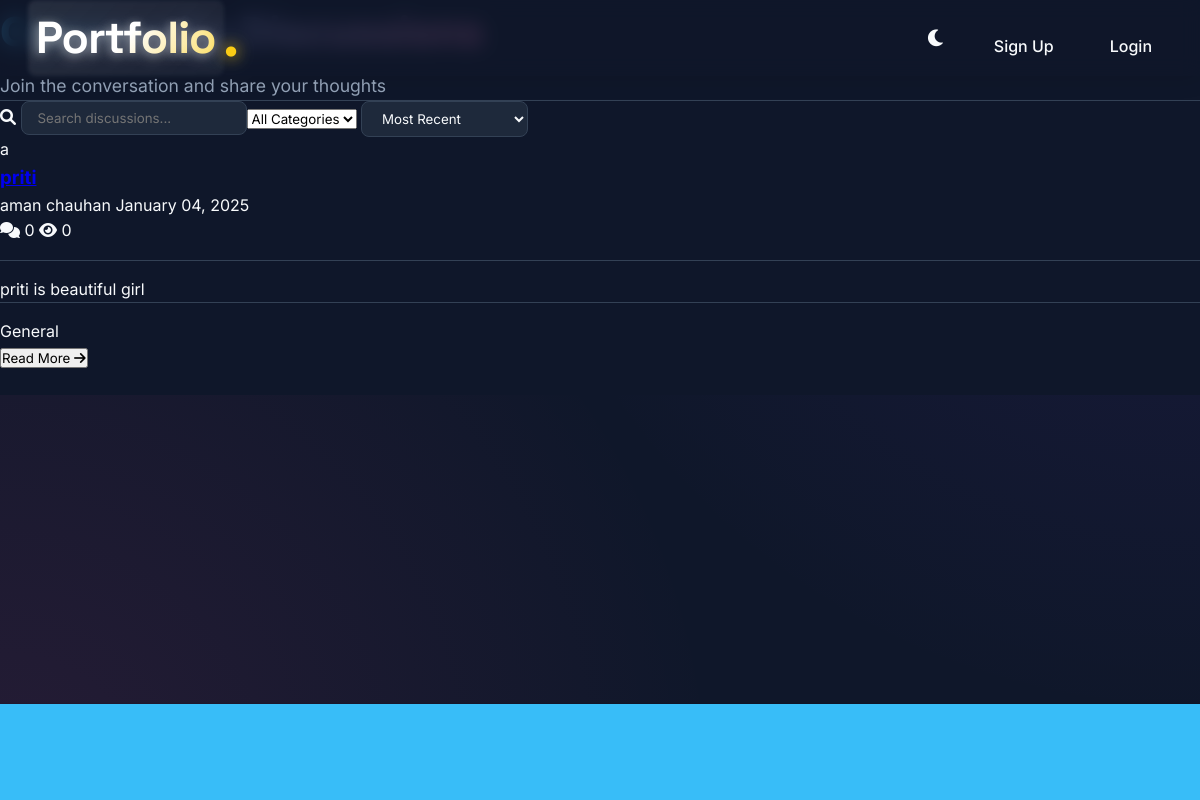
Page /discussions on the earlier database version.
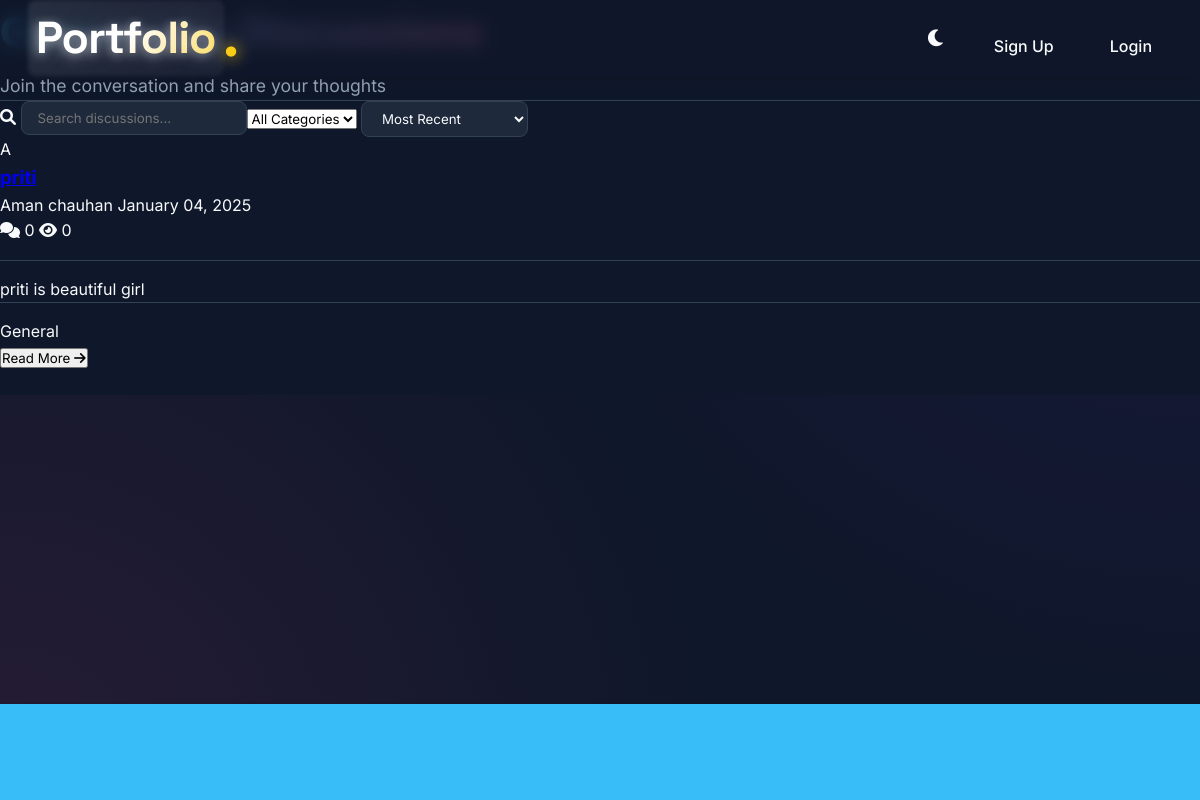
Same page on the later database version.
### app.py (models this page shows)
class Discussion(db.Model):
    id = db.Column(db.Integer, primary_key=True)
    title = db.Column(db.String(200), nullable=False)
    content = db.Column(db.Text, nullable=False)
    created_at = db.Column(db.DateTime, default=datetime.utcnow)
    updated_at = db.Column(db.DateTime, default=datetime.utcnow, onupdate=datetime.utcnow)
    student_id = db.Column(db.Integer, db.ForeignKey('student.id'), nullable=False)
    comments = db.relationship('Comment', backref='discussion', lazy=True, cascade='all, delete-orphan')

class Student(UserMixin, db.Model):
    id = db.Column(db.Integer, primary_key=True)
    username = db.Column(db.String(80), unique=True, nullable=False)
    password_hash = db.Column(db.String(120), nullable=False)
    name = db.Column(db.String(100), nullable=False)
    email = db.Column(db.String(120), unique=True, nullable=False)
    bio = db.Column(db.Text)
    profile_image = db.Column(db.String(200))
    resume_url = db.Column(db.String(200))
    github_url = db.Column(db.String(200))
    linkedin_url = db.Column(db.String(200))
    skills = db.relationship('Skill', backref='student', lazy=True)
    projects = db.relationship('Project', backref='student', lazy=True)
    certificates = db.relationship('Certificate', backref='student', lazy=True)
    education = db.relationship('Education', backref='student', lazy=True)
    discussions = db.relationship('Discussion', backref='author', lazy=True)
    comments = db.relationship('Comment', backref='author', lazy=True)
    shared_files = db.relationship('SharedFile', backref='author', lazy=True)

### app.py (the view)
@app.route('/discussions')
def discussions():
    try:
        discussions = Discussion.query.order_by(Discussion.created_at.desc()).all()
        return render_template('discussions.html', discussions=discussions)
    except Exception as e:
        print(f"Error in discussions route: {str(e)}")
        flash('Error loading discussions', 'error')
        return redirect(url_for('home'))

### app.py (called while the page is built)
@app.before_request
def check_db_connection():
    try:
        with db.engine.connect() as connection:
            connection.execute(text("SELECT 1"))
            connection.commit()
    except Exception as e:
        print(f"Database connection error: {str(e)}")
        return "Database connection error. Please try again later.", 500

### templates/discussions.html (shortened to what this page needs)
{% extends "base.html" %}
{% block content %}
<div class="discussions-wrapper">
    <div class="discussions-container">
        <header class="page-header">
            <div class="header-content">
                <h1 class="gradient-heading">Community Discussions</h1>
                <p class="header-subtitle">Join the conversation and share your thoughts</p>
            </div>
        </header>
        <div class="filters-section">
            <div class="search-bar">
                <i class="fas fa-search search-icon"></i>
                <input type="text" class="search-input" placeholder="Search discussions...">
            </div>
            <div class="filter-options">
                <select class="filter-select">
                    <option value="all">All Categories</option>
                </select>
                <select class="sort-select">
                    <option value="recent">Most Recent</option>
                </select>
            </div>
        </div>
        <div class="discussions-grid">
            {% for discussion in discussions %}
            <article class="discussion-card">
                <div class="card-header">
                    <div class="author-info">
                        <div class="avatar">
                            {% if discussion.author.profile_image %}
                            <img src="{{ discussion.author.profile_image }}" alt="Avatar">
                            {% else %}
                            <div class="avatar-placeholder">{{ discussion.author.name[0] }}</div>
                            {% endif %}
                        </div>
                        <div class="post-info">
                            <h3 class="post-title">
                                <a href="{{ url_for('discussion_detail', id=discussion.id) }}">{{ discussion.title }}</a>
                            </h3>
                            <div class="post-meta">
                                <span class="author-name">{{ discussion.author.name }}</span>
                                <span class="post-date">{{ discussion.created_at.strftime('%B %d, %Y') }}</span>
                            </div>
                        </div>
                    </div>
                    <div class="engagement-stats">
                        <span class="stat"><i class="fas fa-comments"></i> {{ discussion.comments|length }}</span>
                        <span class="stat"><i class="fas fa-eye"></i> {{ discussion.views|default(0) }}</span>
                    </div>
                </div>
                <div class="card-content">
                    <p class="preview-text">{{ discussion.content[:200] }}{% if discussion.content|length > 200 %}...{% endif %}</p>
                </div>
                <div class="card-footer">
                    <div class="tags">
                        <span class="tag">{{ discussion.category|default('General') }}</span>
                    </div>
                    <button class="btn-read-more" onclick="window.location.href='{{ url_for('discussion_detail', id=discussion.id) }}'">
                        Read More <i class="fas fa-arrow-right"></i>
                    </button>
                </div>
            </article>
            {% endfor %}
        </div>
    </div>
</div>
{% endblock %}

Differences in the rows shown:
changed through a linked row, Discussion "priti is beautiful girl": author "a" → "A"; author.name "aman chauhan" → "Aman chauhan"
